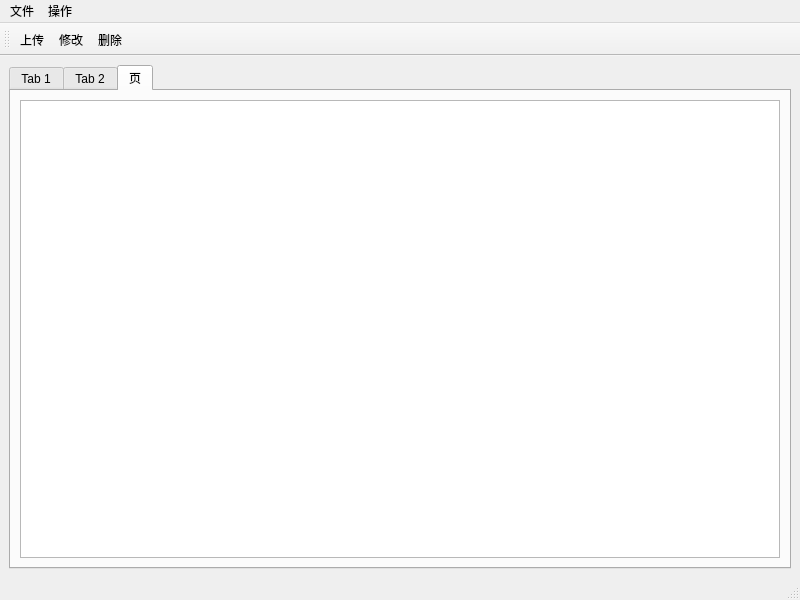
<?xml version="1.0" encoding="UTF-8"?>
<ui version="4.0">
 <class>MainWindow</class>
 <widget class="QMainWindow" name="MainWindow">
  <property name="geometry">
   <rect>
    <x>0</x>
    <y>0</y>
    <width>800</width>
    <height>600</height>
   </rect>
  </property>
  <property name="windowTitle">
   <string>JyBlog 后台管理</string>
  </property>
  <widget class="QWidget" name="centralwidget">
   <layout class="QGridLayout" name="gridLayout">
    <item row="0" column="0">
     <widget class="QTabWidget" name="mainTab">
      <property name="currentIndex">
       <number>2</number>
      </property>
      <widget class="QWidget" name="tabPictures">
       <attribute name="title">
        <string>Tab 1</string>
       </attribute>
       <layout class="QGridLayout" name="gridLayout_2">
        <item row="0" column="0">
         <widget class="QListView" name="lstPictures"/>
        </item>
       </layout>
      </widget>
      <widget class="QWidget" name="tabSketches">
       <attribute name="title">
        <string>Tab 2</string>
       </attribute>
       <layout class="QGridLayout" name="gridLayout_3">
        <item row="0" column="0">
         <widget class="QListWidget" name="lstSketches"/>
        </item>
       </layout>
      </widget>
      <widget class="QWidget" name="tabLinks">
       <attribute name="title">
        <string>页</string>
       </attribute>
       <layout class="QGridLayout" name="gridLayout_4">
        <item row="0" column="0">
         <widget class="QListWidget" name="lstLinks"/>
        </item>
       </layout>
      </widget>
     </widget>
    </item>
   </layout>
  </widget>
  <widget class="QMenuBar" name="menubar">
   <property name="geometry">
    <rect>
     <x>0</x>
     <y>0</y>
     <width>800</width>
     <height>23</height>
    </rect>
   </property>
   <widget class="QMenu" name="menu">
    <property name="title">
     <string>文件</string>
    </property>
    <addaction name="action_refresh"/>
    <addaction name="separator"/>
    <addaction name="action_exit"/>
   </widget>
   <widget class="QMenu" name="menu_2">
    <property name="title">
     <string>操作</string>
    </property>
    <addaction name="action_upload"/>
    <addaction name="action_modify"/>
    <addaction name="action_delete"/>
   </widget>
   <addaction name="menu"/>
   <addaction name="menu_2"/>
  </widget>
  <widget class="QStatusBar" name="statusbar"/>
  <widget class="QToolBar" name="toolBar">
   <property name="windowTitle">
    <string>toolBar</string>
   </property>
   <attribute name="toolBarArea">
    <enum>TopToolBarArea</enum>
   </attribute>
   <attribute name="toolBarBreak">
    <bool>false</bool>
   </attribute>
   <addaction name="action_upload"/>
   <addaction name="action_modify"/>
   <addaction name="action_delete"/>
  </widget>
  <action name="action_refresh">
   <property name="icon">
    <iconset>
     <normalon>:/icons/icons/refresh.png</normalon>
    </iconset>
   </property>
   <property name="text">
    <string>刷新</string>
   </property>
  </action>
  <action name="action_exit">
   <property name="text">
    <string>退出</string>
   </property>
  </action>
  <action name="action_upload">
   <property name="icon">
    <iconset>
     <normalon>:/icons/icons/upload.png</normalon>
    </iconset>
   </property>
   <property name="text">
    <string>上传</string>
   </property>
  </action>
  <action name="action_modify">
   <property name="icon">
    <iconset>
     <normalon>:/icons/icons/modify.png</normalon>
    </iconset>
   </property>
   <property name="text">
    <string>修改</string>
   </property>
  </action>
  <action name="action_delete">
   <property name="icon">
    <iconset>
     <normalon>:/icons/icons/delete.png</normalon>
    </iconset>
   </property>
   <property name="text">
    <string>删除</string>
   </property>
  </action>
 </widget>
 <resources>
  <include location="Manager.qrc"/>
 </resources>
 <connections/>
</ui>
